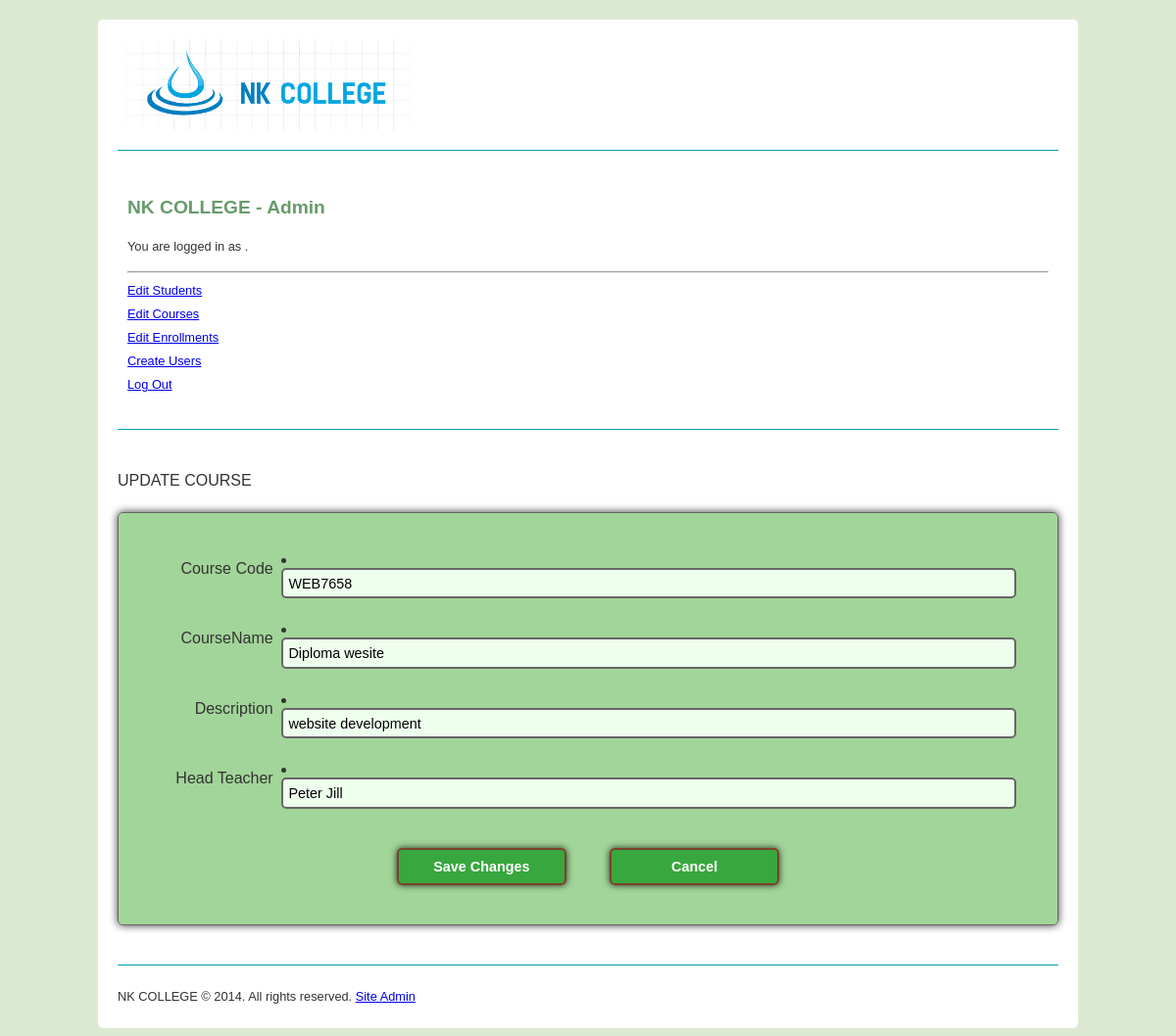
Page /admin/course/update.php?courseId=1 on the committed database.
### tables this page shows
CREATE TABLE IF NOT EXISTS `course` (
  `courseId` int(11) NOT NULL AUTO_INCREMENT,
  `courseCode` varchar(50) NOT NULL,
  `courseName` varchar(30) NOT NULL,
  `description` varchar(300) NOT NULL,
  `headTeacher` varchar(50) NOT NULL,
  PRIMARY KEY (`courseId`)
);

### classes/courseModel.php (called while the page is built, shortened)
<?php
class Course
{
    public function __construct( $data=array() ) {
        if ( isset( $data['courseCode'] ) ) $this->courseCode = preg_replace ( "/[^\.\,\-\_\'\"\@\?\!\:\$ a-zA-Z0-9()]/", "", $data['courseCode'] );
        if ( isset( $data['courseName'] ) ) $this->courseName = preg_replace ( "/[^\.\,\-\_\'\"\@\?\!\:\$ a-zA-Z0-9()]/", "", $data['courseName'] );
        if ( isset( $data['description'] ) ) $this->description = preg_replace ( "/[^\.\,\-\_\'\"\@\?\!\:\$ a-zA-Z0-9()]/", "", $data['description'] );
        if ( isset( $data['headTeacher'] ) ) $this->headTeacher = preg_replace ( "/[^\.\,\-\_\'\"\@\?\!\:\$ a-zA-Z0-9()]/", "", $data['headTeacher'] );
    }
    public static function getById( $courseId ) {
        $conn = new PDO( DB_DSN, DB_USERNAME, DB_PASSWORD );
        $sql = "SELECT *  FROM course WHERE courseId = :courseId";
        $st = $conn->prepare( $sql );
        $st->bindValue( ":courseId", $courseId, PDO::PARAM_INT );
        $st->execute();
        $row = $st->fetch();
        if ( $row ) return new Course( $row );
    }
}
?>

### admin/course/update.php (the view, shortened to what this page needs)
<?php
include "/../adminHeader.php";
include "/../../classes/courseModel.php";
echo "UPDATE COURSE";
$course = Course::getById( (int)$_GET['courseId'] );
?>
    <form action="../admin.php?action=updateCourse" method="post">
        <li>
            <label for="courseCode">Course Code</label>
            <input type="text" name="courseCode" id="courseCode" placeholder="Course Code" required autofocus maxlength="255" value="<?php echo htmlspecialchars( $course->courseCode)?>" />
        </li>
        <br>
        <li>
            <label for="courseName">CourseName</label>
            <input type="text" name="courseName" id="courseName" placeholder="Course Name" required autofocus maxlength="255" value="<?php echo $course->courseName;?>" />
        </li>
        <br>
        <li>
            <label for="description">Description</label>
            <input type="text" name="description" id="description" placeholder="Description" required autofocus maxlength="255" value="<?php echo htmlspecialchars( $course->description)?>"/>
        </li>
        <br>
        <li>
            <label for="headTeacher">Head Teacher</label>
            <input type="text" name="headTeacher" id="headTeacher" placeholder="Head Teacher" required autofocus maxlength="255" value="<?php echo htmlspecialchars( $course->headTeacher)?>"/>
        </li>
        <div class="buttons">
            <input type="submit" name="saveChanges" value="Save Changes" />
            <input type="submit" formnovalidate name="cancel" value="Cancel" />
        </div>
    </form>
<?php include "/../../include/footer.php";?>

### style.css (style rules this page uses)
body { margin: 0; color: #333; background-color: rgba(161, 198, 135, 0.38); font-family: "Trebuchet MS", Arial, Helvetica, sans-serif; line-height: 1.5em; }
form { margin: 20px auto; padding: 40px 20px; overflow: auto; background: rgba(114, 191, 100, 0.66); border: 1px solid #666; -moz-border-radius: 5px; -webkit-border-radius: 5px; border-radius: 5px; -moz-box-shadow: 0 0 .5em rgba(0, 0, 0, .8); -webkit-box-shadow: 0 0 .5em rgba(0, 0, 0, .8); box-shadow: 0 0 .5em rgba(0, 0, 0, .8); }
form * { line-height: 1em; }
label { display: block; float: left; clear: left; text-align: right; width: 15%; padding: .4em 0 0 0; margin: .15em .5em 0 0; }
input, select, textarea { display: block; margin: 0; padding: .4em; width: 80%; }
input, textarea, .date { border: 2px solid #666; -moz-border-radius: 5px; -webkit-border-radius: 5px; border-radius: 5px; background: #fff; }
input { font-size: .9em; }
input:valid, textarea:valid { background: #efe; }
.buttons { text-align: center; margin: 40px 0 0 0; }
input[type="submit"] { display: inline; margin: 0 20px; width: 12em; padding: 10px; border: 2px solid #7c412b; -moz-border-radius: 5px; -webkit-border-radius: 5px; border-radius: 5px; -moz-box-shadow: 0 0 .5em rgba(0, 0, 0, .8); -webkit-box-shadow: 0 0 .5em rgba(0, 0, 0, .8); box-shadow: 0 0 .5em rgba(0, 0, 0, .8); color: #fff; background: rgba(23, 153, 35, 0.76); font-weight: bold; -webkit-appearance: none; }

### rows in the picture
course: courseCode "WEB7658", courseName "Diploma wesite", description "website development", headTeacher "Peter Jill"
